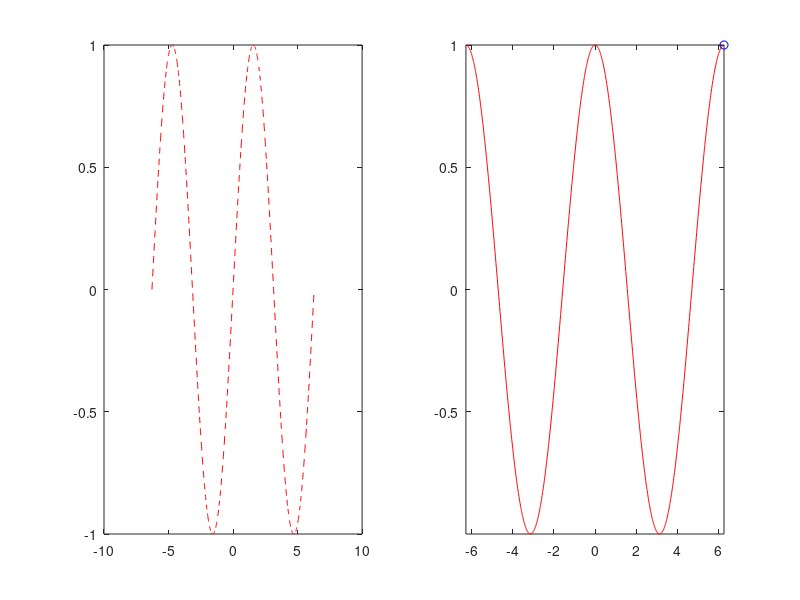

Write the MATLAB code that produced this figure.
x=-2*pi:1/100:2*pi;
y1=sin(x);
y2=cos(x);
subplot(1,2,1)
title('normal plot')
xlabel('x')
ylabel('sinx')
plot(x,y1,'r--')
subplot(1,2,2)
title('animation')
xlabel('x')
ylabel('cosx')
comet(x,y2)